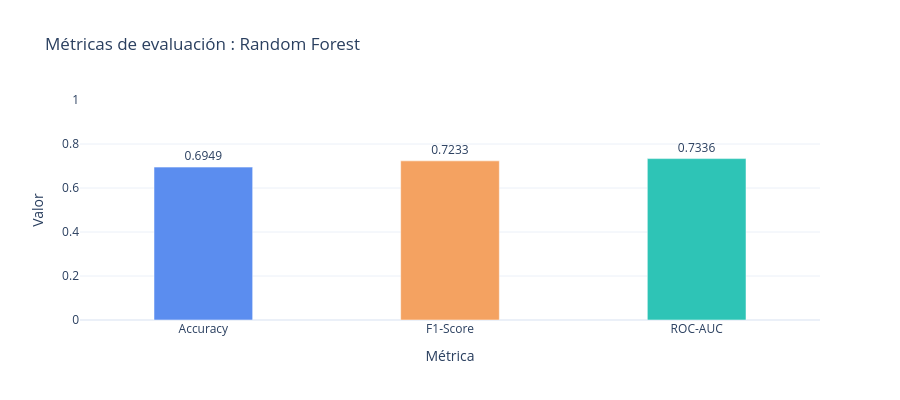

Notebook source saved alongside this figure:
### Code cell
# -- Visualización 1: Métricas generales ----------------------------------------------
fig_metricas = go.Figure(go.Bar(
    x=['Accuracy', 'F1-Score', 'ROC-AUC'],
    y=[acc, f1, auc],
    text=[f'{acc:.4f}', f'{f1:.4f}', f'{auc:.4f}'],
    textposition='outside',
    marker_color=['#5B8DEF', '#F4A261', '#2EC4B6'],
    width=0.4
))
fig_metricas.update_layout(
    title='Métricas de evaluación : Random Forest',
    yaxis=dict(range=[0, 1], title='Valor'),
    xaxis_title='Métrica',
    height=400,
    template='plotly_white'
)
fig_metricas.show()

### Figure 1 — Plotly figure (JSON) as saved in the notebook; plotly's stock layout.template omitted (floating-point values rounded to 4 significant figures)
{"data": [{"marker": {"color": ["#5B8DEF", "#F4A261", "#2EC4B6"]}, "text": ["0.6949", "0.7233", "0.7336"], "textposition": "outside", "type": "bar", "width": 0.4, "x": ["Accuracy", "F1-Score", "ROC-AUC"], "y": [0.6949, 0.7233, 0.7336]}], "layout": {"height": 400, "title": {"text": "Métricas de evaluación : Random Forest"}, "xaxis": {"title": {"text": "Métrica"}}, "yaxis": {"range": [0, 1], "title": {"text": "Valor"}}}}
